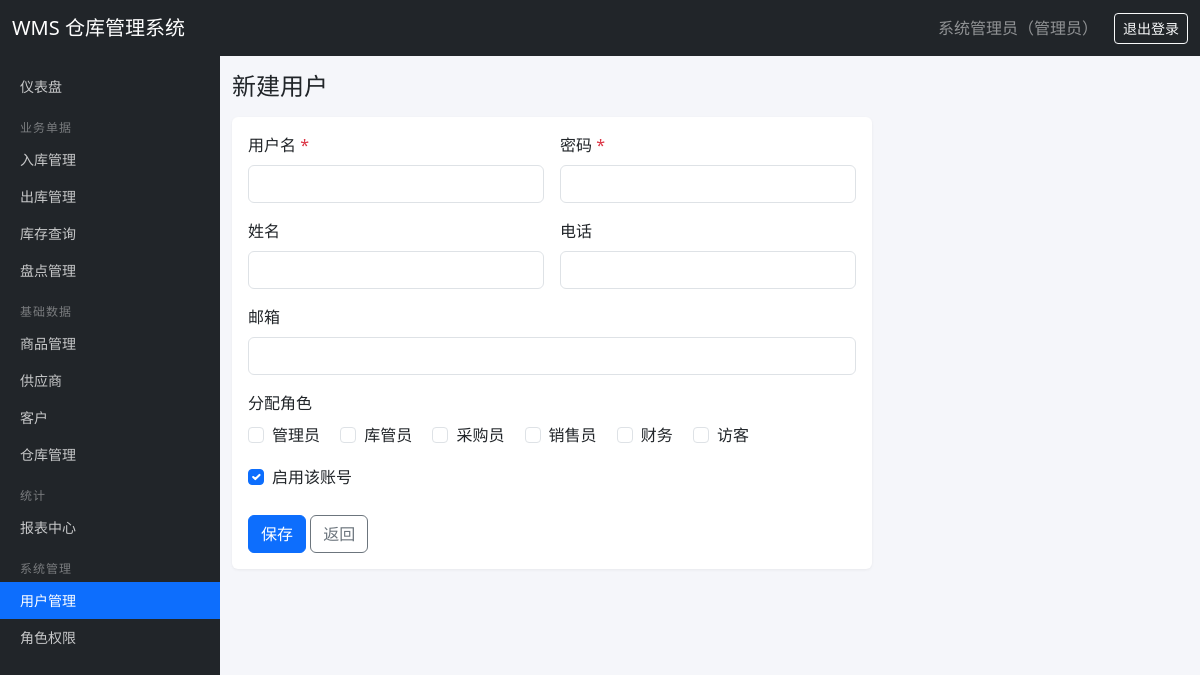
Screenshot of /users/create (signed in) with the database file from the repository.
### tables this page shows
CREATE TABLE users (
    id INTEGER PRIMARY KEY AUTOINCREMENT,
    username TEXT UNIQUE NOT NULL,
    password_hash TEXT NOT NULL,
    real_name TEXT DEFAULT '',
    email TEXT DEFAULT '',
    phone TEXT DEFAULT '',
    is_active INTEGER DEFAULT 1,
    created_at TEXT DEFAULT (datetime('now', 'localtime'))
);

CREATE TABLE roles (
    id INTEGER PRIMARY KEY AUTOINCREMENT,
    name TEXT UNIQUE NOT NULL,
    description TEXT DEFAULT '',
    created_at TEXT DEFAULT (datetime('now', 'localtime'))
);

CREATE TABLE permissions (
    id INTEGER PRIMARY KEY AUTOINCREMENT,
    code TEXT UNIQUE NOT NULL,
    name TEXT NOT NULL,
    module TEXT NOT NULL
);

### routes/user.py (the view, shortened to what this page needs)
@bp.route('/create', methods=['GET', 'POST'])
@permission_required('user:create')
def create():
    roles = get_db().execute('SELECT * FROM roles ORDER BY id').fetchall()
    return render_template('user_form.html', user=None, roles=roles, user_role_ids=set())

### auth.py (called while the page is built)
def load_user_permissions(user_id):
    rows = get_db().execute(
        '''SELECT DISTINCT p.code FROM permissions p
           JOIN role_permissions rp ON rp.permission_id = p.id
           JOIN user_roles ur ON ur.role_id = rp.role_id
           WHERE ur.user_id = ?''', (user_id,)).fetchall()
    return {r['code'] for r in rows}

@login_manager.user_loader
def load_user(user_id):
    row = get_db().execute('SELECT * FROM users WHERE id = ?', (user_id,)).fetchone()
    if row is None or not row['is_active']:
        return None
    return User(row, load_user_permissions(row['id']))

def permission_required(code):
    def decorator(view):
        @wraps(view)
        def wrapped(*args, **kwargs):
            if not current_user.is_authenticated:
                return login_manager.unauthorized()
            if not current_user.has_perm(code):
                abort(403)
            return view(*args, **kwargs)
        return wrapped
    return decorator

    @property
    def is_active(self):
        return self._active

    def has_perm(self, code):
        return code in self.permissions

    def role_names(self):
        rows = get_db().execute(
            '''SELECT r.name FROM roles r
               JOIN user_roles ur ON ur.role_id = r.id
               WHERE ur.user_id = ?''', (self.id,)).fetchall()
        return '、'.join(r['name'] for r in rows) or '未分配角色'

### db.py (called while the page is built)
def get_db():
    if 'db' not in g:
        g.db = sqlite3.connect(current_app.config['DATABASE'])
        g.db.row_factory = sqlite3.Row
        g.db.execute('PRAGMA foreign_keys = ON')
    return g.db

### templates/user_form.html (shortened to what this page needs)
{% extends 'base.html' %}
{% block content %}
<h4 class="mb-3">{{ '编辑用户' if user else '新建用户' }}</h4>
<div class="card" style="max-width: 640px;">
  <div class="card-body">
    <form method="post">
      <div class="row g-3">
        <div class="col-md-6">
          <label class="form-label">用户名 <span class="text-danger">*</span></label>
          <input type="text" name="username" class="form-control" value="{{ user['username'] if user else '' }}"
                 {{ 'disabled' if user }} required>
        </div>
        <div class="col-md-6">
          <label class="form-label">密码 {% if user %}<span class="text-muted small">（留空则不修改）</span>{% else %}<span class="text-danger">*</span>{% endif %}</label>
          <input type="password" name="password" class="form-control" {{ 'required' if not user }} autocomplete="new-password">
        </div>
        <div class="col-md-6">
          <label class="form-label">姓名</label>
          <input type="text" name="real_name" class="form-control" value="{{ user['real_name'] if user else '' }}">
        </div>
        <div class="col-md-6">
          <label class="form-label">电话</label>
          <input type="text" name="phone" class="form-control" value="{{ user['phone'] if user else '' }}">
        </div>
        <div class="col-md-12">
          <label class="form-label">邮箱</label>
          <input type="email" name="email" class="form-control" value="{{ user['email'] if user else '' }}">
        </div>
        <div class="col-md-12">
          <label class="form-label d-block">分配角色</label>
          {% for r in roles %}
          <div class="form-check form-check-inline">
            <input class="form-check-input" type="checkbox" name="role_ids" value="{{ r['id'] }}" id="role{{ r['id'] }}"
                   {% if r['id'] in user_role_ids %}checked{% endif %}>
            <label class="form-check-label" for="role{{ r['id'] }}">{{ r['name'] }}</label>
          </div>
          {% endfor %}
        </div>
        <div class="col-md-12">
          <div class="form-check">
            <input class="form-check-input" type="checkbox" name="is_active" id="is_active"
                   {% if not user or user['is_active'] %}checked{% endif %}>
            <label class="form-check-label" for="is_active">启用该账号</label>
          </div>
        </div>
      </div>
      <div class="mt-4">
        <button type="submit" class="btn btn-primary">保存</button>
        <a href="{{ url_for('user.index') }}" class="btn btn-outline-secondary">返回</a>
      </div>
    </form>
  </div>
</div>
{% endblock %}

### templates/base.html (shortened to what this page needs)
<!doctype html>
<html lang="zh-CN">
<head>
  <link href="https://cdn.jsdelivr.net/npm/bootstrap@5.3.3/dist/css/bootstrap.min.css" rel="stylesheet">
  <link rel="stylesheet" href="{{ url_for('static', filename='css/style.css') }}">
</head>
<body>
<nav class="navbar navbar-dark bg-dark fixed-top">
  <div class="container-fluid">
    <a class="navbar-brand" href="{{ url_for('dashboard.index') }}">WMS 仓库管理系统</a>
    <div class="d-flex align-items-center text-white-50">
      {% if current_user.is_authenticated %}
        <span class="me-3">{{ current_user.real_name or current_user.username }}（{{ current_user.role_names() }}）</span>
        <a class="btn btn-sm btn-outline-light" href="{{ url_for('auth.logout') }}">退出登录</a>
      {% else %}
        <a class="btn btn-sm btn-outline-light" href="{{ url_for('auth.login') }}">登录</a>
      {% endif %}
    </div>
  </div>
</nav>
{% if current_user.is_authenticated %}
<nav class="sidebar">
  <ul class="nav flex-column">
    <li class="nav-item">
      <a class="nav-link {{ 'active' if request.blueprint == 'dashboard' }}" href="{{ url_for('dashboard.index') }}">仪表盘</a>
    </li>
    {% if current_user.has_perm('stock_in:view') or current_user.has_perm('stock_out:view') or current_user.has_perm('inventory:view') or current_user.has_perm('stock_check:view') %}
    <li class="menu-header">业务单据</li>
      {% if current_user.has_perm('stock_in:view') %}
      <li class="nav-item"><a class="nav-link {{ 'active' if request.blueprint == 'stock_in' }}" href="{{ url_for('stock_in.index') }}">入库管理</a></li>
      {% endif %}
      {% if current_user.has_perm('stock_out:view') %}
      <li class="nav-item"><a class="nav-link {{ 'active' if request.blueprint == 'stock_out' }}" href="{{ url_for('stock_out.index') }}">出库管理</a></li>
      {% endif %}
      {% if current_user.has_perm('inventory:view') %}
      <li class="nav-item"><a class="nav-link {{ 'active' if request.blueprint == 'inventory' }}" href="{{ url_for('inventory.index') }}">库存查询</a></li>
      {% endif %}
      {% if current_user.has_perm('stock_check:view') %}
      <li class="nav-item"><a class="nav-link {{ 'active' if request.blueprint == 'stock_check' }}" href="{{ url_for('stock_check.index') }}">盘点管理</a></li>
      {% endif %}
    {% endif %}
    {% if current_user.has_perm('product:view') or current_user.has_perm('supplier:view') or current_user.has_perm('customer:view') or current_user.has_perm('warehouse:view') %}
    <li class="menu-header">基础数据</li>
      {% if current_user.has_perm('product:view') %}
      <li class="nav-item"><a class="nav-link {{ 'active' if request.blueprint == 'product' }}" href="{{ url_for('product.index') }}">商品管理</a></li>
      {% endif %}
      {% if current_user.has_perm('supplier:view') %}
      <li class="nav-item"><a class="nav-link {{ 'active' if request.blueprint == 'supplier' }}" href="{{ url_for('supplier.index') }}">供应商</a></li>
      {% endif %}
      {% if current_user.has_perm('customer:view') %}
      <li class="nav-item"><a class="nav-link {{ 'active' if request.blueprint == 'customer' }}" href="{{ url_for('customer.index') }}">客户</a></li>
      {% endif %}
      {% if current_user.has_perm('warehouse:view') %}
      <li class="nav-item"><a class="nav-link {{ 'active' if request.blueprint == 'warehouse' }}" href="{{ url_for('warehouse.index') }}">仓库管理</a></li>
      {% endif %}
    {% endif %}
    {% if current_user.has_perm('report:view') %}
    <li class="menu-header">统计</li>
    <li class="nav-item"><a class="nav-link {{ 'active' if request.blueprint == 'report' }}" href="{{ url_for('report.index') }}">报表中心</a></li>
    {% endif %}
    {% if current_user.has_perm('user:view') or current_user.has_perm('role:view') %}
    <li class="menu-header">系统管理</li>
      {% if current_user.has_perm('user:view') %}
      <li class="nav-item"><a class="nav-link {{ 'active' if request.blueprint == 'user' }}" href="{{ url_for('user.index') }}">用户管理</a></li>
      {% endif %}
      {% if current_user.has_perm('role:view') %}
      <li class="nav-item"><a class="nav-link {{ 'active' if request.blueprint == 'role' }}" href="{{ url_for('role.index') }}">角色权限</a></li>
      {% endif %}
    {% endif %}
  </ul>
</nav>
{% endif %}
<main class="{{ 'with-sidebar' if current_user.is_authenticated else 'no-sidebar' }}">
  <div class="container-fluid py-3">
    {% block content %}{% endblock %}
  </div>
</main>
</body>
</html>

### static/css/style.css (style rules this page uses)
body { padding-top: 56px; background-color: #f5f6fa; }
.sidebar { position: fixed; top: 56px; left: 0; bottom: 0; width: 220px; background: #212529; overflow-y: auto; padding: 12px 0; z-index: 1000; }
.sidebar .nav-link { color: rgba(255, 255, 255, 0.75); padding: 8px 20px; font-size: 14px; }
.sidebar .nav-link.active { color: #fff; background: #0d6efd; }
.sidebar .menu-header { color: rgba(255, 255, 255, 0.4); font-size: 12px; padding: 14px 20px 4px; text-transform: uppercase; letter-spacing: 1px; }
main.with-sidebar { margin-left: 220px; }
.card { border: none; box-shadow: 0 1px 3px rgba(0, 0, 0, 0.06); }

### rows the page displays
users: real_name "系统管理员"
roles: role_names "管理员", name "管理员"
permissions: name "新建用户"
roles: name "库管员"
roles: name "采购员"
roles: name "销售员"
roles: name "财务"
roles: name "访客"
